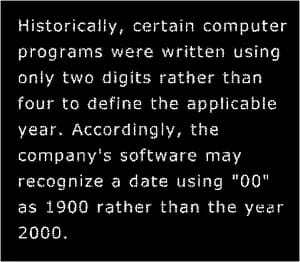
#> input picture 02-Nov/example1.jpeg, 300 x 262 px, found by its file name
$ python Erosion.py
#> lines starting #> are read from the running program, lines starting #| are printed output that depends on the picture
import cv2
import numpy as np
import matplotlib.pyplot as plt

# Read the image for erosion
img1 = cv2.imread(r"C:\Users\aryan\OneDrive - st.niituniversity.in\DIP\02-Nov\example1.jpeg", 0)
#> img1 is the input picture: shape (262, 300); min 0, max 255, mean 22.3

# Acquire size of the image
m, n = img1.shape
#> m = 262; n = 300

# Define the structuring element
k = 3  # Adjust the kernel size as needed
SE = np.ones((k, k))
constant = (k - 1) // 2

# Define a new image for erosion
imgErode = np.zeros((m, n))

# Erosion without using inbuilt cv2 function
for i in range(constant, m - constant):
    for j in range(constant, n - constant):
        temp = img1[i - constant : i + constant + 1, j - constant : j + constant + 1]
        product = temp * SE
        imgErode[i, j] = np.max(product)
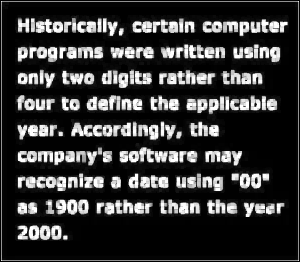
#> imgErode: shape (262, 300) float64; min 0, max 255, mean 53.3

# Show the original image
plt.figure(figsize=(8, 4))
plt.subplot(121)
plt.imshow(img1, cmap="gray")
plt.title("Original Image")

# Show the eroded image
plt.subplot(122)
plt.imshow(imgErode, cmap="gray")
plt.title("Eroded Image")


# Save the eroded image
cv2.imwrite("Eroded.png", imgErode)

plt.show()
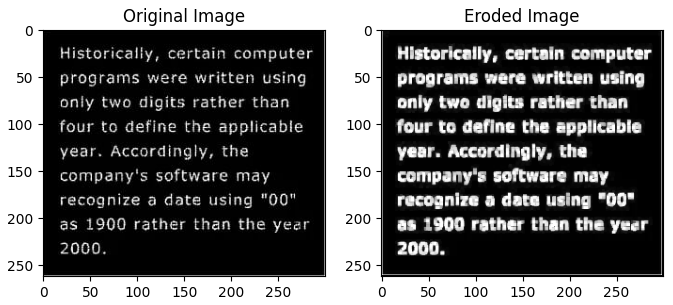
#> figure drawn by matplotlib, 2 panels

$ run again, with 02-Nov/example.jpeg copied over 02-Nov/example1.jpeg
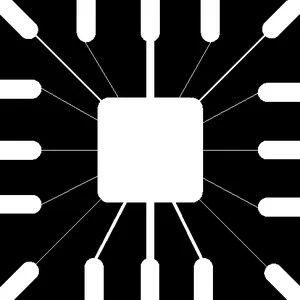
#> input picture 02-Nov/example.jpeg, 300 x 300 px, found by its file name
#> img1 is the input picture: shape (300, 300); min 0, max 255, mean 71.9
#> after the loop `for i in range(constant, m - constant):`:
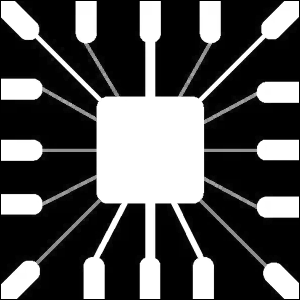
#> imgErode: shape (300, 300) float64; min 0, max 255, mean 83
#> `plt.show()`:
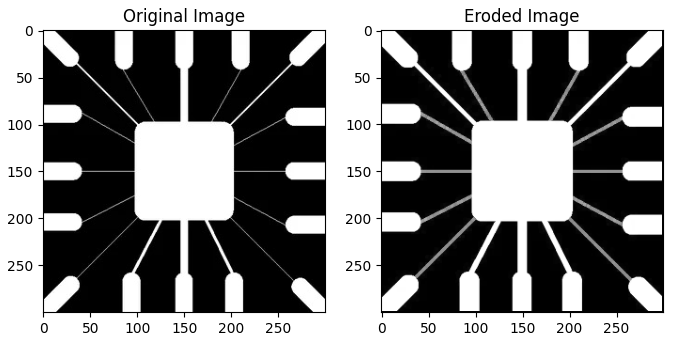
#> figure drawn by matplotlib, 2 panels

$ run again, with 02-Nov/011.png saved as 02-Nov/example1.jpeg
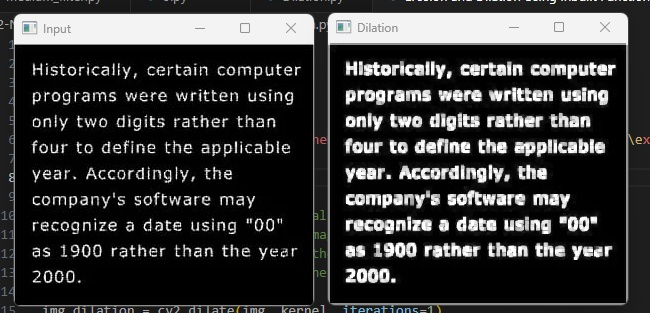
#> input picture 02-Nov/011.png, 650 x 313 px, found by its file name
#> after the loop `for i in range(constant, m - constant):`:
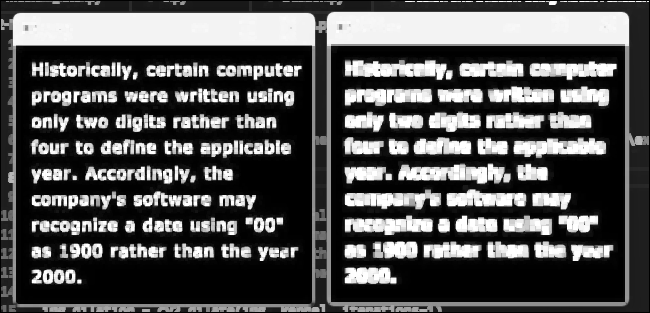
#> imgErode: shape (313, 650) float64; min 0, max 255, mean 83.9
#> `plt.show()`:
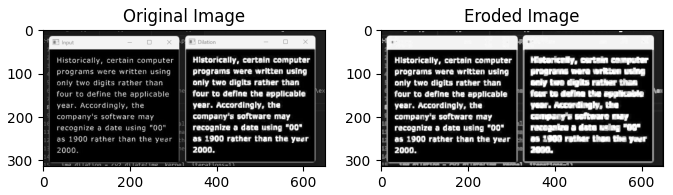
#> figure drawn by matplotlib, 2 panels
